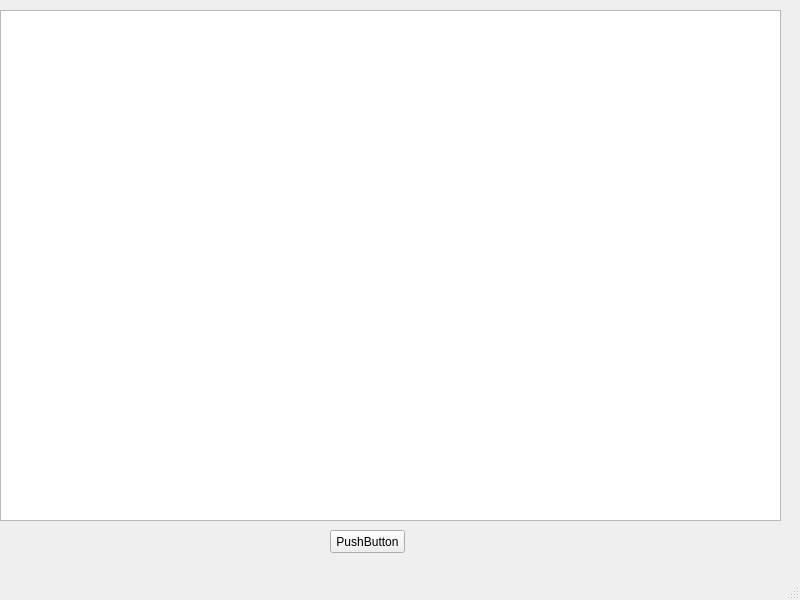
<?xml version="1.0" encoding="UTF-8"?>
<ui version="4.0">
 <class>MainWindow</class>
 <widget class="QMainWindow" name="MainWindow">
  <property name="geometry">
   <rect>
    <x>0</x>
    <y>0</y>
    <width>800</width>
    <height>600</height>
   </rect>
  </property>
  <property name="windowTitle">
   <string>MainWindow</string>
  </property>
  <widget class="QWidget" name="centralwidget">
   <widget class="QPushButton" name="loadButton">
    <property name="geometry">
     <rect>
      <x>330</x>
      <y>530</y>
      <width>75</width>
      <height>23</height>
     </rect>
    </property>
    <property name="text">
     <string>PushButton</string>
    </property>
   </widget>
   <widget class="QTableWidget" name="coffeeTable">
    <property name="geometry">
     <rect>
      <x>0</x>
      <y>10</y>
      <width>781</width>
      <height>511</height>
     </rect>
    </property>
   </widget>
  </widget>
  <widget class="QMenuBar" name="menubar">
   <property name="geometry">
    <rect>
     <x>0</x>
     <y>0</y>
     <width>800</width>
     <height>21</height>
    </rect>
   </property>
  </widget>
  <widget class="QStatusBar" name="statusbar"/>
 </widget>
 <resources/>
 <connections/>
</ui>
